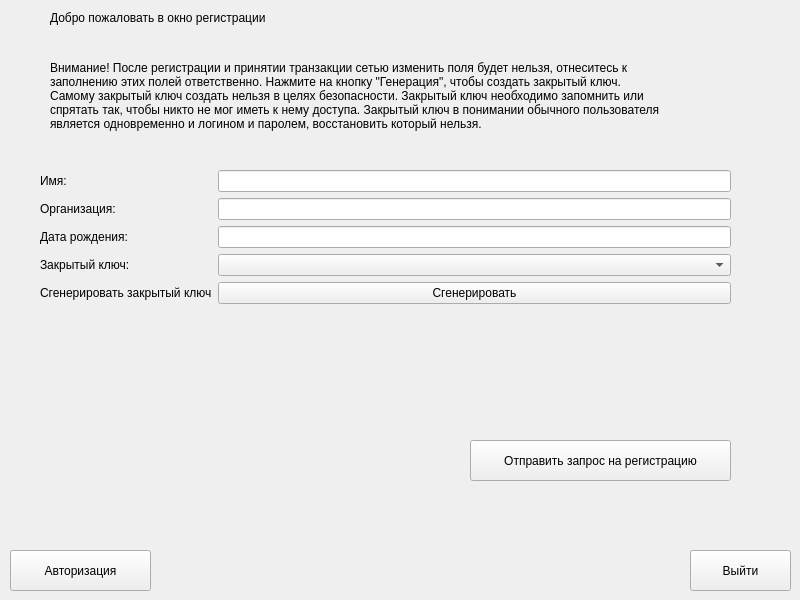
    <widget class="QWidget" name="pg_registration">
     <widget class="QWidget" name="formLayoutWidget">
      <property name="geometry">
       <rect>
        <x>40</x>
        <y>170</y>
        <width>691</width>
        <height>171</height>
       </rect>
      </property>
      <layout class="QFormLayout" name="formLayout">
       <item row="0" column="0">
        <widget class="QLabel" name="label_4">
         <property name="text">
          <string>Имя:</string>
         </property>
        </widget>
       </item>
       <item row="0" column="1">
        <widget class="QLineEdit" name="le_imya"/>
       </item>
       <item row="1" column="0">
        <widget class="QLabel" name="label_7">
         <property name="text">
          <string>Организация:</string>
         </property>
        </widget>
       </item>
       <item row="1" column="1">
        <widget class="QLineEdit" name="le_organization"/>
       </item>
       <item row="2" column="0">
        <widget class="QLabel" name="label_14">
         <property name="text">
          <string>Дата рождения:</string>
         </property>
        </widget>
       </item>
       <item row="2" column="1">
        <widget class="QLineEdit" name="le_dateOfBirth"/>
       </item>
       <item row="3" column="0">
        <widget class="QLabel" name="label_21">
         <property name="text">
          <string>Закрытый ключ:</string>
         </property>
        </widget>
       </item>
       <item row="3" column="1">
        <widget class="QComboBox" name="cb_registr_choseFileWithPrivateKey"/>
       </item>
       <item row="4" column="0">
        <widget class="QLabel" name="label_3">
         <property name="text">
          <string>Сгенерировать закрытый ключ</string>
         </property>
        </widget>
       </item>
       <item row="4" column="1">
        <widget class="QPushButton" name="pb_generatePrivKey">
         <property name="text">
          <string>Сгенерировать</string>
         </property>
        </widget>
       </item>
      </layout>
     </widget>
     <widget class="QLabel" name="label_22">
      <property name="geometry">
       <rect>
        <x>50</x>
        <y>10</y>
        <width>291</width>
        <height>16</height>
       </rect>
      </property>
      <property name="text">
       <string>Добро пожаловать в окно регистрации</string>
      </property>
     </widget>
     <widget class="QLabel" name="label_23">
      <property name="geometry">
       <rect>
        <x>50</x>
        <y>30</y>
        <width>611</width>
        <height>131</height>
       </rect>
      </property>
      <property name="text">
       <string>Внимание! После регистрации и принятии транзакции сетью изменить поля будет нельзя, отнеситесь к заполнению этих полей ответственно. Нажмите на кнопку &quot;Генерация&quot;, чтобы создать закрытый ключ. Самому закрытый ключ создать нельзя в целях безопасности. Закрытый ключ необходимо запомнить или спрятать так, чтобы никто не мог иметь к нему доступа. Закрытый ключ в понимании обычного пользователя является одновременно и логином и паролем, восстановить который нельзя.</string>
      </property>
      <property name="wordWrap">
       <bool>true</bool>
      </property>
     </widget>
     <widget class="QPushButton" name="pb_sendRegistReqv">
      <property name="geometry">
       <rect>
        <x>470</x>
        <y>440</y>
        <width>261</width>
        <height>41</height>
       </rect>
      </property>
      <property name="text">
       <string>Отправить запрос на регистрацию</string>
      </property>
     </widget>
     <widget class="QPushButton" name="pb_registration_GoToAuth">
      <property name="geometry">
       <rect>
        <x>10</x>
        <y>550</y>
        <width>141</width>
        <height>41</height>
       </rect>
      </property>
      <property name="text">
       <string>Авторизация</string>
      </property>
     </widget>
     <widget class="QPushButton" name="pb_main_Exit_3">
      <property name="geometry">
       <rect>
        <x>690</x>
        <y>550</y>
        <width>101</width>
        <height>41</height>
       </rect>
      </property>
      <property name="text">
       <string>Выйти</string>
      </property>
     </widget>
    </widget>
